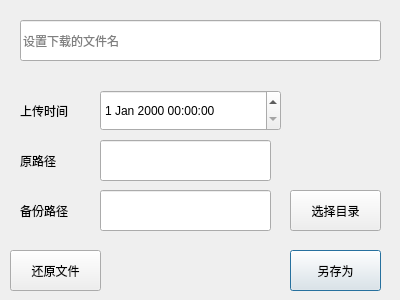
<?xml version="1.0" encoding="UTF-8"?>
<ui version="4.0">
 <class>FileRestoreWid</class>
 <widget class="QDialog" name="FileRestoreWid">
  <property name="geometry">
   <rect>
    <x>0</x>
    <y>0</y>
    <width>400</width>
    <height>300</height>
   </rect>
  </property>
  <property name="windowTitle">
   <string>Dialog</string>
  </property>
  <widget class="QDateTimeEdit" name="dateTimeEdit">
   <property name="geometry">
    <rect>
     <x>100</x>
     <y>90</y>
     <width>181</width>
     <height>41</height>
    </rect>
   </property>
  </widget>
  <widget class="QLineEdit" name="filenameEdit">
   <property name="geometry">
    <rect>
     <x>20</x>
     <y>20</y>
     <width>361</width>
     <height>41</height>
    </rect>
   </property>
   <property name="placeholderText">
    <string>设置下载的文件名</string>
   </property>
  </widget>
  <widget class="QPushButton" name="saveasBtn">
   <property name="geometry">
    <rect>
     <x>290</x>
     <y>250</y>
     <width>91</width>
     <height>41</height>
    </rect>
   </property>
   <property name="text">
    <string>另存为</string>
   </property>
  </widget>
  <widget class="QLabel" name="label">
   <property name="geometry">
    <rect>
     <x>20</x>
     <y>90</y>
     <width>71</width>
     <height>41</height>
    </rect>
   </property>
   <property name="text">
    <string>上传时间</string>
   </property>
  </widget>
  <widget class="QPushButton" name="restoreBtn">
   <property name="geometry">
    <rect>
     <x>10</x>
     <y>250</y>
     <width>91</width>
     <height>41</height>
    </rect>
   </property>
   <property name="text">
    <string>还原文件</string>
   </property>
  </widget>
  <widget class="QLineEdit" name="backupPathRdit">
   <property name="geometry">
    <rect>
     <x>100</x>
     <y>190</y>
     <width>171</width>
     <height>41</height>
    </rect>
   </property>
  </widget>
  <widget class="QLabel" name="label_3">
   <property name="geometry">
    <rect>
     <x>20</x>
     <y>190</y>
     <width>71</width>
     <height>41</height>
    </rect>
   </property>
   <property name="text">
    <string>备份路径</string>
   </property>
  </widget>
  <widget class="QPushButton" name="pathBtn">
   <property name="geometry">
    <rect>
     <x>290</x>
     <y>190</y>
     <width>91</width>
     <height>41</height>
    </rect>
   </property>
   <property name="text">
    <string>选择目录</string>
   </property>
  </widget>
  <widget class="QLabel" name="label_2">
   <property name="geometry">
    <rect>
     <x>20</x>
     <y>140</y>
     <width>71</width>
     <height>41</height>
    </rect>
   </property>
   <property name="text">
    <string>原路径</string>
   </property>
  </widget>
  <widget class="QLineEdit" name="initpathEdit">
   <property name="geometry">
    <rect>
     <x>100</x>
     <y>140</y>
     <width>171</width>
     <height>41</height>
    </rect>
   </property>
  </widget>
 </widget>
 <resources/>
 <connections/>
</ui>
